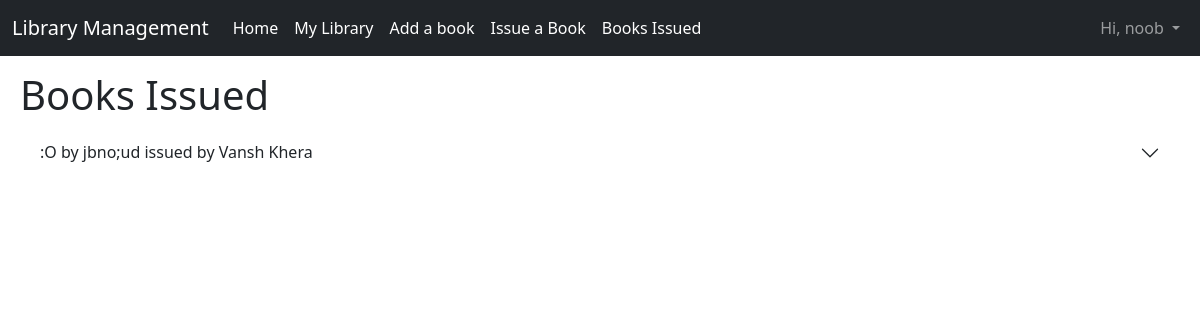
The page /books-issued/ (signed in) on the database as committed earlier.
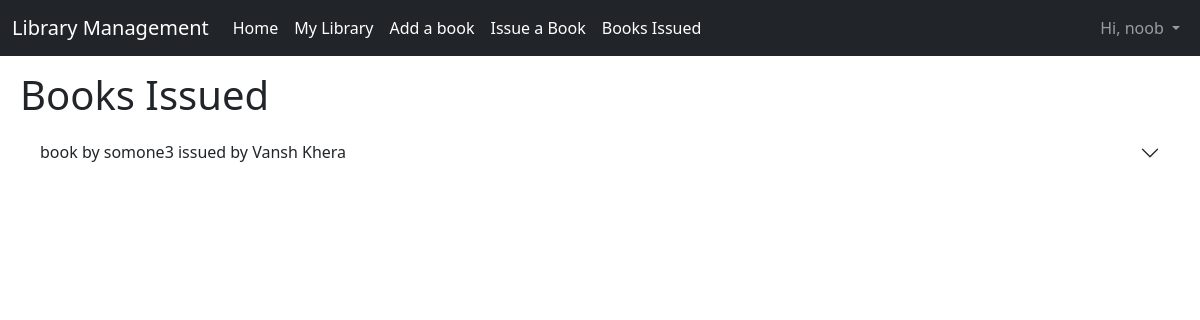
The same page on the database as committed later.
### main/models.py (models this page shows)
class IssueBook(models.Model):
    name = models.CharField(max_length=400)
    classSection = models.CharField(max_length=10)
    bookName = models.ForeignKey(Book, on_delete=models.CASCADE)
    rollno = models.PositiveIntegerField()
    issued_date = models.DateTimeField(auto_now_add=True)
    date = models.DateField()
    def __str__(self):
        return f"{self.bookName} issued by {self.name}"

class Book(models.Model):
    title = models.CharField(max_length=350)
    author = models.CharField(max_length=300)
    description = models.TextField(max_length=5000, null=True, blank=True)
    issued = models.BooleanField(default=False)
    def __str__(self):
        return f"{self.title} by {self.author}"

### main/views.py (the view)
# urls.py: path("books-issued/", views.booksIssued, name="books_issued"),
@login_required(login_url='login')
def booksIssued(request):
    issued = IssueBook.objects.all()
    books = Book.objects.all().filter(issued=True)
    context = {
        "books" : books,
        "issued" : issued
    }
    return render(request, 'books_issued.html', context)

### templates/books_issued.html (shortened to what this page needs)
{% extends "layout.html" %}
{% block body %}
    <h1>Books Issued</h1>
    <div class="accordion accordion-flush" id="accordionFlushExample">
    {% for issue in issued %}
        <div class="accordion-item">
          <h2 class="accordion-header" id="flush-heading{{ forloop.counter }}">
            <button class="accordion-button collapsed" type="button" data-bs-toggle="collapse" data-bs-target="#flush-collapse{{ forloop.counter }}" aria-expanded="false" aria-controls="flush-collapse{{ forloop.counter }}">
              {{ issue }}
            </button>
          </h2>
        </div>
    {% endfor %}
    </div>
{% endblock body %}

Rows that differ between the two databases and show on the page:
removed IssueBook: bookName+name ":O by jbno;ud issued by Vansh Khera"
added IssueBook: bookName+name "book by somone3 issued by Vansh Khera"
